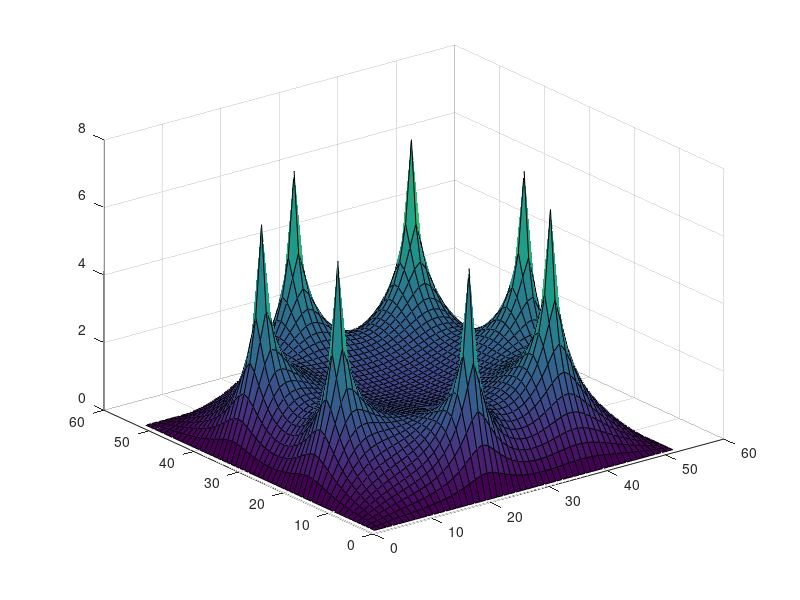
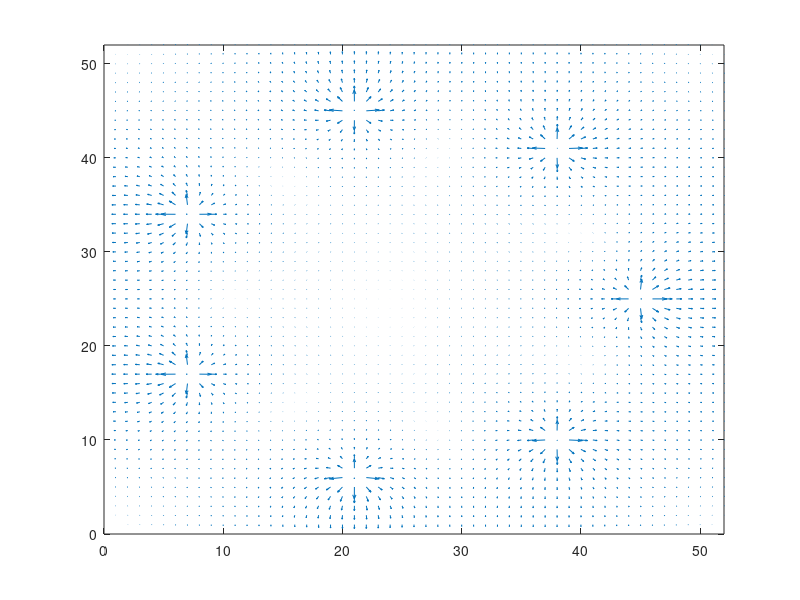
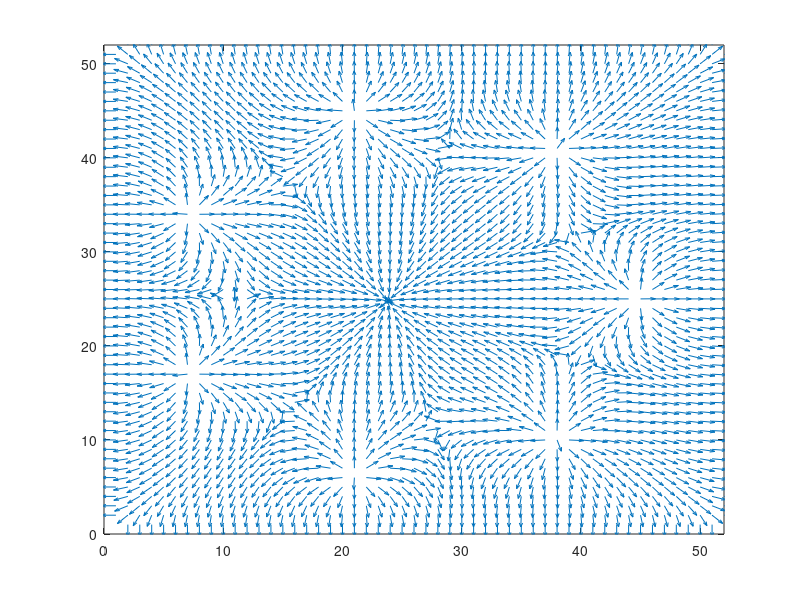

Write the MATLAB code that produced these figures, in order.
% clase 24
% 18 de Enero del 2022
% Relajación para un cmapo magnetico

clear all; clc; clf; close all;

L =50; N = L+2; h=1/(L+1); q = 10;
rho(N, N) = zeros; V(N,N)= zeros;VNew(N,N)= zeros;
P =7; T = 2*pi/P;

for i = 1:P
  l = ceil(20*sin((i)*T)+L/2);
  m = ceil(20*cos((i)*T)+L/2);
  rho(l, m) = q/(h*h);
endfor

steps = 0; accuracy = 0.001;

while true
  for i =2:L+1
    for j = 2:L+1
      VNew(i, j) = 0.25*(V(i-1, j) + V(i+1, j) + V(i, j-1) +...
      V(i, j+1) + h^2*rho(i, j));
    endfor
  endfor
  
  error=0; n=0; steps=steps+1
  
  for i = 1:L+1
    for j = 1:L+1
      if VNew(i, j)~=0 && VNew(i, j)~=V(i, j)
        error =  error+abs(1-V(i,j)/VNew(i,j));
        n=n+1;
      endif
    endfor
  endfor


  if n~=0
    error = error/n
  endif

  if error < accuracy
    break;
  endif
 swap = V;
 V=VNew;
 VNew =swap;
endwhile

figure(1);clf;surf(V);
[Ex, Ey] = gradient(V);Ex = -Ex; Ey = -Ey; 
x = (1:N); y = (1:N);

figure(2);clf;
quiver(x, y, Ex, Ey);axis([0 N 0 N])

figure(3);clf;
E = sqrt(Ex.^2 + Ey.^2);
quiver(x, y, Ex./E, Ey./E);axis([0 N 0 N])
